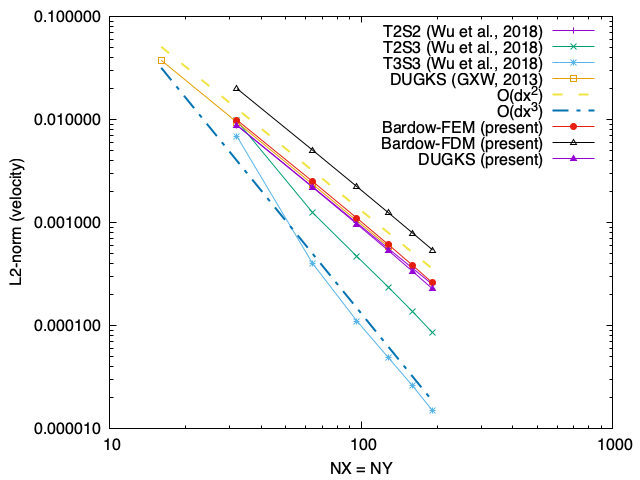

Write gnuplot code to recreate this figure.
set terminal pngcairo enhanced
set output "fig3.png"

set log xy
set xlabel "NX = NY"
set ylabel "L2-norm (velocity)"

plot "tgv_wu2018.txt" i 0 u 1:2 w lp t "T2S2 (Wu et al., 2018)",\
     "tgv_wu2018.txt" i 1 u 1:2 w lp t "T2S3 (Wu et al., 2018)",\
     "tgv_wu2018.txt" i 2 u 1:2 w lp t "T3S3 (Wu et al., 2018)",\
     "tgv_wu2018.txt" i 6 u 1:2 w lp t "DUGKS (GXW, 2013)",\
     13*(1/x)**2 dt 2 lw 2 t "O(dx^2)", \
     130*(1/x)**3 dt 4 lw 2 t "O(dx^3)", \
     "tgv_wu2018.txt" i 3 u 1:2 w lp t "Bardow-FEM (present)",\
     "tgv_wu2018.txt" i 4 u 1:2 w lp t "Bardow-FDM (present)",\
     "tgv_wu2018.txt" i 5 u 1:2 w lp t "DUGKS (present)"
